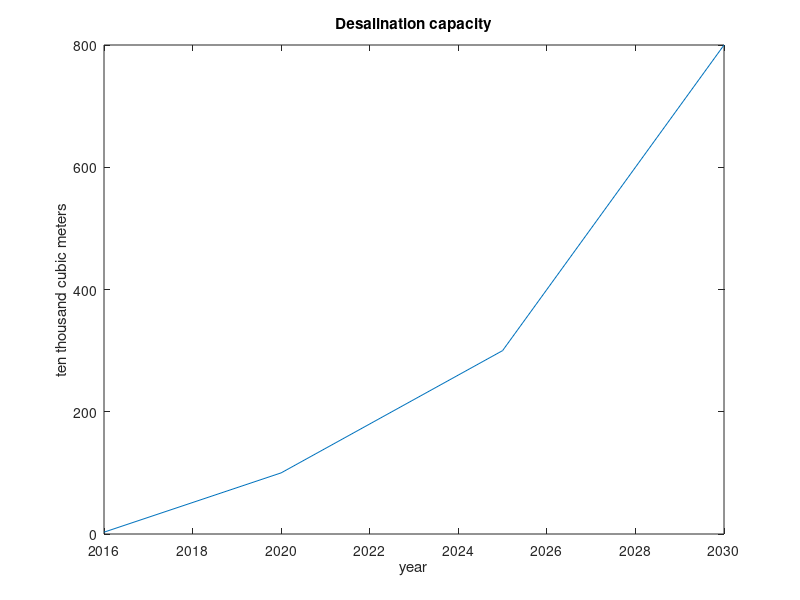

MATLAB code to generate this figure: (Note: this script raises an error after producing the figure.)
clc                 %clearing the screen
clear all;          %clearing memory in order to speed up the operating process
close all;          %closing all current figures

figure;
x=[2016 2020 2025 2030];
y=[3 100 300 800];
plot(x,y);          %the chart of desalination capacity's predicted trend 
title('Desalination capacity');
xlabel('year');ylabel('ten thousand cubic meters');

cftool              %fitting curve